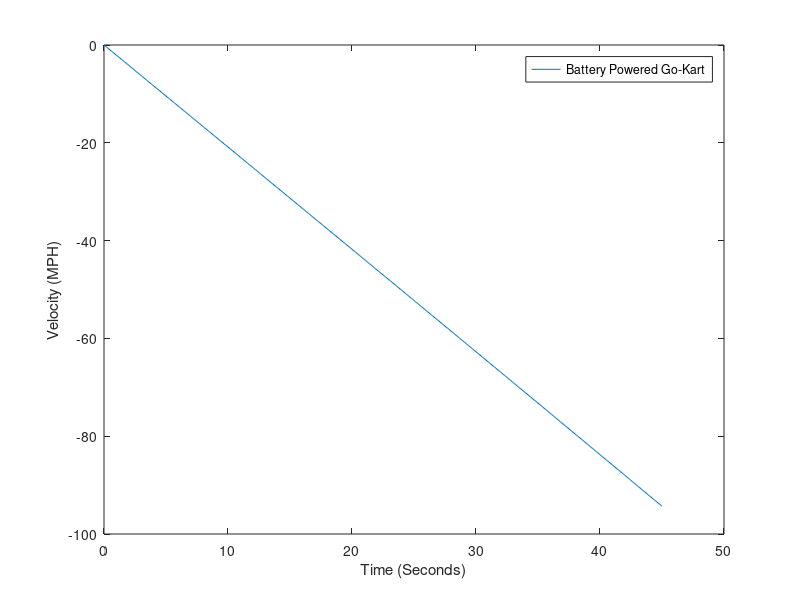
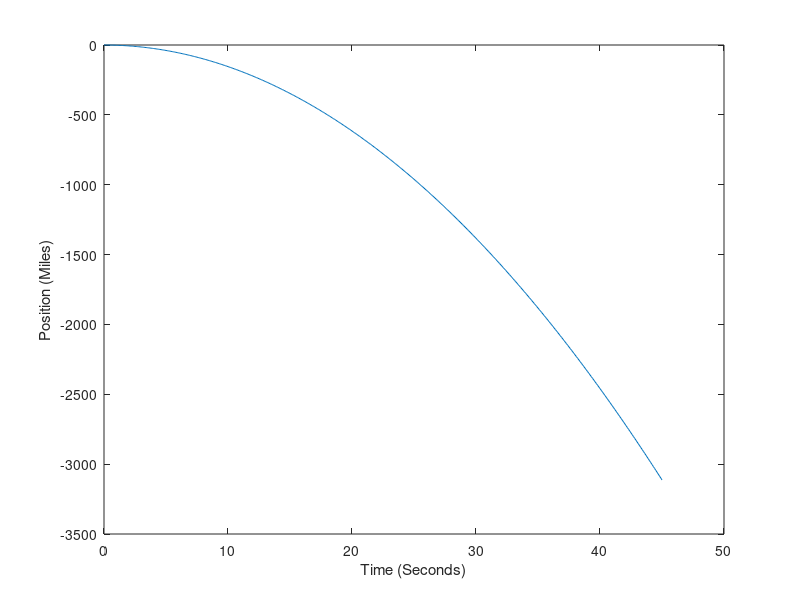
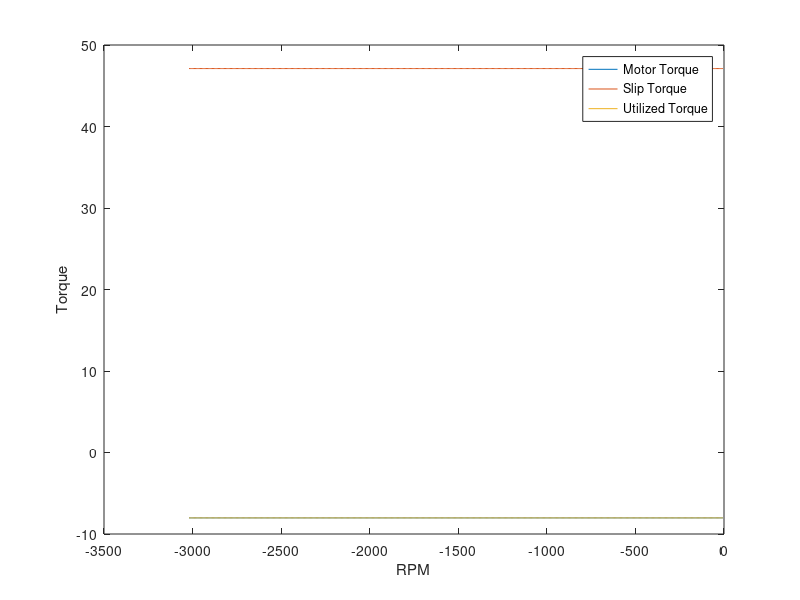

Write MATLAB code to recreate these figures, in order. (Note: this script raises an error after producing the figures.)
%clc
%clear
%close all
%prompt user to input current and voltage
current = input('What is the current limit of your motor controller? ');
voltage = input('What cell voltage are you using? ');

%Equations for determinging the "Knee" RPM of the torque curve
kneeOld = 1480+(375-current)*(1.9)
constantT = 30.9*(current/375)+0.0228*(current-375)
kneeNew = kneeOld*(voltage/24)

%Alternative Method for finding the Knee
%kneeOld = 0.00243*current*current - 3.51415*current + 2311.66500;
%constantT = (0.1398*current - 7.849)*0.737561;
%kneeNew = kneeOld*(voltage/24);

%initialize variables
step = .1;                %step for accumulating acceleration
minutes = .75;            %simulation time in minutes
seconds = minutes*60;

time = 0:step:seconds;    %array for time
RPM = 0;                 %starting RPM
front_gear = input('Motor Gear Teeth? '); %prompt user to select gear ratio
axle_gear = input('Axle Gear Teeth? ');
gearRatio = axle_gear/front_gear;         %calculate gear ratio
radius = 5.25/12;                     % back tire radius converted to feet
w_batt = (voltage/12)*29.3;             % battery weight in lb

w_kart = 182; % weight of kart in lb
w_driver = input('What is the weight of the Driver? ');%weight of driver in lb
weight_total = (w_kart+ w_driver+ w_batt); %total kart weight
mass = (weight_total)/32.2; % Total Weight/ 32.2 accel due to gravity
us=.79; %static coefficient of friction of rubber on asphalt
uk=.70; %kinetic coefficent of friction of rubber on asphalt
F_fric = weight_total*us*.65; %0.65 corresponds to weight distribution on the rear axle
F_fric2=weight_total*us*.35;%0.35 corresponds to weight distribution on the rear axle
slip_T_wheel = F_fric* radius;
slip_T_motor = slip_T_wheel/(.95*gearRatio);
velocity = 0:step:seconds; % initial velocity is 0
torque = constantT; %initializing torque value with T of linear region
velocityMPH = 0:step:seconds; %array created for velocity in MPH
position= 0:step:seconds; %array created for position
tire_press = 56*.06895; % tire pressure in bar
multiplier=(0.000275*current*current + 0.186921*current - 11.027800);
exponent= (-0.00136*current - 0.09420)/1000;
torqueCurve = 0:step:seconds-step; %array created for torque
RPMCurve = 0:step:seconds-step; %array created for RPM Curve
slip_curve = 0:step:seconds-step; %array created for slip_torque
actualTorque = 0:step:seconds-step; %array created for actual Torque

%flags for 30MPH time and 1/8th time
p=0;
v=0;

%Battery Discharge Portion
Discharge_time = (((voltage/12)*100*voltage)/((current*voltage)/(.85)))*60;

for j = 2:((seconds/step)+1) %iterator
    
    coef = .005+(1/tire_press)*(.01+.0095*((velocity(j)*1.60934)/100)^2); %find coefficient of friction
    
    if (RPM < kneeNew) % torque, acceleration calculated for exponential region
        torqueCurve(j-1) = constantT;
        if(torque > slip_T_motor)
            torque = slip_T_motor; % torque is in linear region
        end
        T3 = torque*(.95)*(gearRatio); % torque at back wheel
        forceT = T3/radius; % torque force
        netForce = forceT-coef*mass*32.2; % force with friction
        accel = netForce/mass; % accelleration
    end
    if (RPM >= kneeNew) % torque, acceleration calculated for exponential region
        tempval=exponent*RPM*(24/voltage);
        torque =  multiplier*0.737561*exp(tempval);
        torqueCurve(j-1) = torque;
        if (torque > slip_T_motor)
           torque =  slip_T_motor;
        end
        T3 = torque*(.95)*(gearRatio);
        forceT = T3/radius;
        netForce = forceT-coef*mass*32.2;
        accel = netForce/mass;
    end
    if (RPM >= 7000) %max rpm
        accel = 0;
    end
    
    velocity(j) = velocity(j-1) + accel*step; % velocity at new point is the velocity at the last point + the acceleration*the time difference 
    position(j) = position(j-1) + velocity(j)*step; % velocity at new point is the velocity at the last point + the acceleration*the time difference
    RPM = ((velocity(j)*60*gearRatio)/(2*pi*radius)); % new RPM is calculated from velocity
    velocityMPH(j) = velocity(j)*(.681818); % velocity converted to MPH
    if (velocityMPH(j) > 30)&&(v==0) % time to 30 found
            timeTo30 = time(j);
            v=1;    
    end
    if (position(j) > 660)&&(p==0) % time to 1/8th mile
            oneEighth = time(j);
            p=1;    
    end
    
    %index arrays
    RPMCurve(j-1) = RPM;
    actualTorque(j-1)=torque;
    slip_curve(j-1) = slip_T_motor;
end

%Output the new Gear ratio for ideal use at the given current and voltage
New_Gear_Ratio=(gearRatio/(constantT/slip_T_motor));
New_Motor_Gear=(round(axle_gear/New_Gear_Ratio));
fprintf('\n\n\nThe new motor gear with these inputs should have %0.0f teeth\n', New_Motor_Gear) 

%Determine the braking distance given input values
acceleration=((uk/us)*F_fric+(coef/us)*F_fric2)/mass; %deceleration due to friction forces
braking_distance=30^2/(2*acceleration);
%All variable


fprintf('The braking distance from 30MPH to 0MPH is %0.2f ft\n', braking_distance)
fprintf('The top speed of the go kart is %0.2f MPH\n', velocityMPH(j))
figure
    plot(time,velocityMPH)%,Times,PeriodMPH)
    xlabel('Time (Seconds)');
    ylabel('Velocity (MPH)');
    legend('Battery Powered Go-Kart')%,'IC Go-Kart')
figure
    plot(time,position)
    xlabel('Time (Seconds)');
    ylabel('Position (Miles)');

fprintf('The battery discharge time at %0.0f Amps and %0.0f Volts is %0.2f minutes\n',current,voltage,Discharge_time) 
figure
    plot(RPMCurve,torqueCurve, RPMCurve, slip_curve,RPMCurve, actualTorque)
    xlabel('RPM');
    ylabel('Torque');
    legend('Motor Torque','Slip Torque', 'Utilized Torque')
    %print time 0-30 & 0-1/8 mile
    fprintf('Acceleration from 0-30 MPH is %0.2f sec\n',timeTo30)
    fprintf('Time to 1/8th Mile is %0.2f sec\n\n\n',oneEighth)
